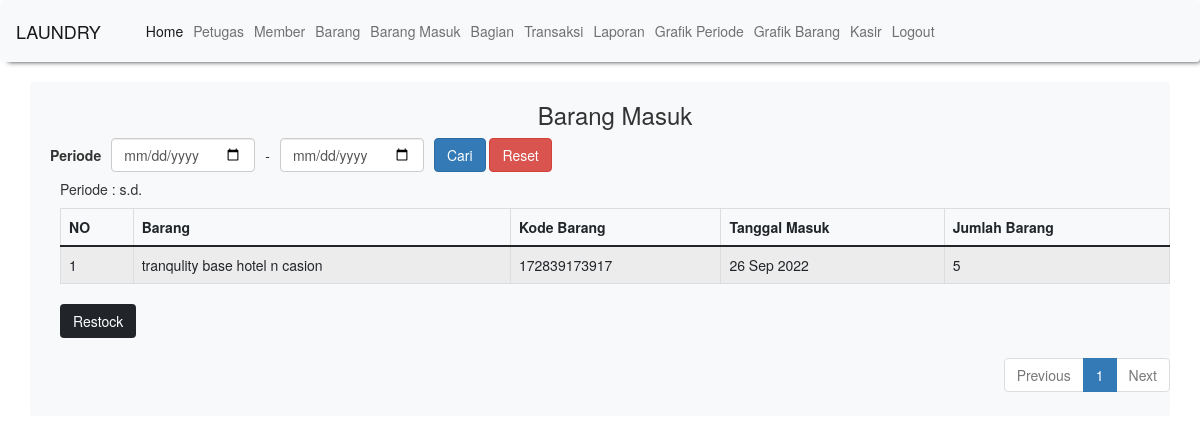
Screenshot of /tampil_barang_masuk.php (signed in) with the database file from the repository.
### tables this page shows
CREATE TABLE `barang_masuk` (
  `id_masuk` int(11) NOT NULL,
  `id_barang` int(11) NOT NULL,
  `tgl_masuk` date NOT NULL,
  `stok` int(11) NOT NULL
);

CREATE TABLE `barang` (
  `id_barang` int(11) NOT NULL,
  `kode_barang` char(20) NOT NULL,
  `nama_barang` varchar(256) NOT NULL,
  `stok` int(11) NOT NULL
);

### tampil_barang_masuk.php (the view, shortened to what this page needs)
<?php include "koneksi.php"; ?>
<?php include "header.php"; ?>
<!DOCTYPE html>
<html>
<head>
  <link rel="stylesheet" href="https://maxcdn.bootstrapcdn.com/bootstrap/3.4.0/css/bootstrap.min.css">
</head>
<body>
  <div class="container">
    <div align="center">
      <h3>Barang Masuk</h3>
    </div>
    <form action="tampil_barang_masuk.php" method="get">
      <div class="row g-3 align-items-center">
        <div class="col-auto">
          <label class="col-form-label">Periode</label>
        </div>
        <div class="col-auto">
          <input type="date" class="form-control" name="dari" required>
        </div>
        <div class="col-auto">
          -
        </div>
        <div class="col-auto">
          <input type="date" class="form-control" name="ke" required>
        </div>
        <div class="col-auto">
          <button class="btn btn-primary" type="submit">Cari</button>
          <a href="tampil_barang_masuk.php" class="btn btn-danger">Reset</a>
        </div>
      </div>
    </form>
    <table class="table table-striped table-bordered table-hover">
      <thead>
        <tr>
          <th>NO</th>
          <th>Barang</th>
          <th>Kode Barang</th>
          <th>Tanggal Masuk</th>
          <th>Jumlah Barang</th>
        </tr>
      </thead>
      <tbody>
        <?php
        $page = (isset($_GET['page'])) ? (int) $_GET['page'] : 1;
        $kolomCari = (isset($_GET['dari'])) ? $_GET['dari'] : "";
        $kolomKataKunci = (isset($_GET['ke'])) ? $_GET['ke'] : "";
        $limit = 5;
        $limitStart = ($page - 1) * $limit;
        if ($kolomCari == "" && $kolomKataKunci == "") {
          $data_barang_masuk = mysqli_query($conn, "SELECT * FROM barang_masuk order by tgl_masuk  LIMIT " . $limitStart . "," . $limit);
        } else {
          $data_barang_masuk = mysqli_query($conn, "SELECT * FROM barang_masuk  WHERE tgl_masuk between  '" . $_GET['dari'] . "' and '" . $_GET['ke'] . "'  LIMIT " . $limitStart . "," . $limit);
        }
        $no = $limitStart + 1;
        while ($d = mysqli_fetch_array($data_barang_masuk)) {
        ?>
          <tr>
            <td><?php echo $no++; ?></td>
            <td>
              <?php
              include "koneksi.php";
              $qry_get_barang = mysqli_query($conn, "select * from barang where id_barang='" . $d['id_barang'] . "'");
              $data_barang = mysqli_fetch_array($qry_get_barang);
              echo $data_barang['nama_barang'];
              ?>
            </td>
            <td>
              <?php
              include "koneksi.php";
              $qry_get_barang = mysqli_query($conn, "select * from barang where id_barang='" . $d['id_barang'] . "'");
              $data_barang = mysqli_fetch_array($qry_get_barang);
              echo $data_barang['kode_barang'];
              ?>
            </td>
            <td><?php echo date('d M Y', strtotime($d['tgl_masuk'])) ?></td>
            <td><?php echo $d['stok'] ?></td>
          </tr>
        <?php
        }
        ?>
      </tbody>
      <h5> Periode : <?php echo $kolomCari; ?> s.d. <?php echo $kolomKataKunci; ?> </h5>
    </table>
    <a href="barang/barang_masuk.php" class="btn btn-dark">Restock</a>
    <div align="right">
      <ul class="pagination">
        <?php
        if ($page == 1) {
        ?>
          <li class="disabled"><a href="#">Previous</a></li>
          <?php
        }
        ?>
        <?php
        if ($kolomCari == "" && $kolomKataKunci == "") {
          $data_barang_masuk = mysqli_query($conn, "SELECT * FROM barang_masuk");
        } else {
          $data_barang_masuk = mysqli_query($conn, "SELECT * FROM barang_masuk WHERE tgl_masuk between  '" . $_GET['dari'] . "' and '" . $_GET['ke'] . "' ");
        }
        $JumlahData = mysqli_num_rows($data_barang_masuk);
        $jumlahPage = ceil($JumlahData / $limit);
        $jumlahNumber = 1;
        $startNumber = ($page > $jumlahNumber) ? $page - $jumlahNumber : 1;
        $endNumber = ($page < ($jumlahPage - $jumlahNumber)) ? $page + $jumlahNumber : $jumlahPage;
        for ($i = $startNumber; $i <= $endNumber; $i++) {
          $linkActive = ($page == $i) ? ' class="active"' : '';
          if ($kolomCari == "" && $kolomKataKunci == "") {
        ?>
            <li<?php echo $linkActive; ?>><a href="tampil_barang_masuk.php?page=<?php echo $i; ?>"><?php echo $i; ?></a></li>
            <?php
          } else {
            ?>
              <li<?php echo $linkActive; ?>><a href="tampil_barang_masuk.php?dari=<?php echo $kolomCari; ?>&ke<?php echo $kolomKataKunci; ?>&page=<?php echo $i; ?>"><?php echo $i; ?></a></li>
            <?php
          }
        }
            ?>
            <?php
            if ($page == $jumlahPage) {
            ?>
              <li class="disabled"><a href="#">Next</a></li>
              <?php
            }
            ?>
      </ul>
    </div>
</body>
</html>

### rows the page displays
barang_masuk: id_barang.nama_barang "tranqulity base hotel n casion", id_barang.kode_barang "172839173917", tgl_masuk "26 Sep 2022", stok "5"
